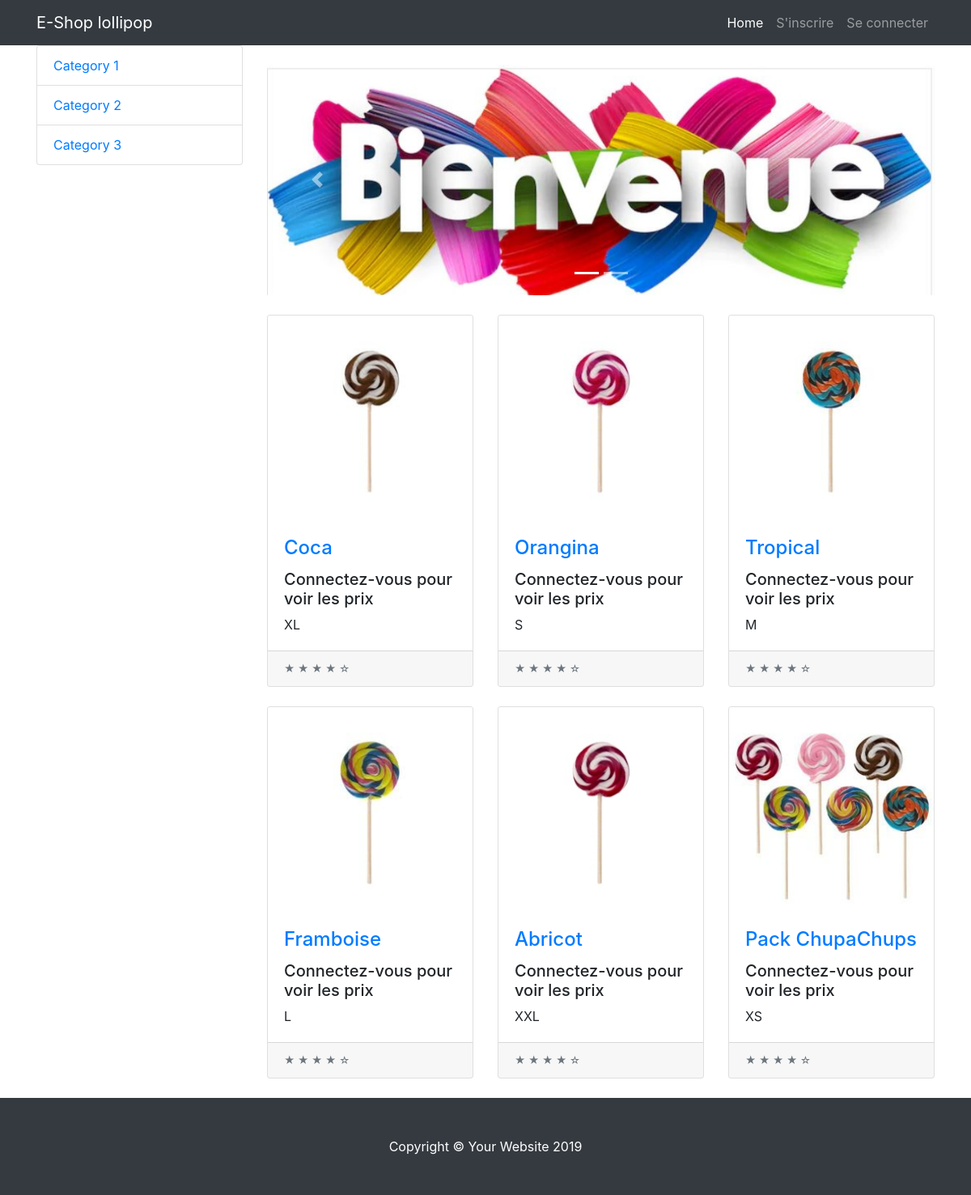
The page / on the database its author committed.
### tables this page shows
CREATE TABLE PRODUIT (
  id_produit INTEGER PRIMARY KEY AUTOINCREMENT,
  libelle_produit VARCHAR NOT NULL,
  price FLOAT NOT NULL,
  qte_produit INTEGER NOT NULL,
  img TEXT,
  id_type_produit VARCHAR NOT NULL,
  CONSTRAINT fk_produit FOREIGN KEY(id_type_produit)
  REFERENCES typeProduit(id_type_produit)
);

CREATE TABLE TYPEPRODUIT (
  id_type_produit INTEGER PRIMARY KEY AUTOINCREMENT,
  libelle_type VARCHAR UNIQUE NOT NULL
);

### flaskr/eboutique.py (the view)
@bp.route("/")
def index():
    db = get_db()
    products = db.execute(
        "SELECT libelle_produit, libelle_type, price, img"
        " FROM produit p"
        " INNER JOIN typeproduit tp ON p.id_produit = tp.id_type_produit"
    ).fetchall()
    return render_template("index.html", products=products)

### flaskr/auth.py (called while the page is built)
@bp.before_app_request
def load_logged_in_user():
    user_id = session.get("user_id")
    if user_id is None:
        g.user = None
    else:
        g.user = (
            get_db().execute("SELECT * FROM user WHERE id = ?", (user_id,)).fetchone()
        )

### flaskr/db.py (called while the page is built)
def get_db():
    if "db" not in g:
        g.db = sqlite3.connect(
            current_app.config["DATABASE"], detect_types=sqlite3.PARSE_DECLTYPES
        )
        g.db.row_factory = sqlite3.Row
    return g.db

### flaskr/templates/index.html (shortened to what this page needs)
<html lang="fr">
<head>
<link rel="stylesheet" type="text/css" href="{{ url_for('static', filename='./vendor/bootstrap/css/bootstrap.min.css') }}">
<link rel="stylesheet" type="text/css" href="{{ url_for('static', filename='./css/shop-homepage.css') }}">
</head>
<body>
  <nav class="navbar navbar-expand-lg navbar-dark bg-dark fixed-top">
    <div class="container">
      <a class="navbar-brand" href="#">E-Shop lollipop</a>
      <div class="collapse navbar-collapse" id="navbarResponsive">
        <ul class="navbar-nav ml-auto">
          <li class="nav-item active">
            <a class="nav-link" href="#">Home
            </a>
          </li>
          <li class="nav-item">
            <a class="nav-link" href="{{ url_for('auth.register') }}">S'inscrire</a>
          </li>
          {% if g.user %}
          <li class="nav-item">
            <a class="nav-link" href="{{ url_for('auth.logout') }}">Se Deconnecter</a>
          </li>
          {% else %}
          <li class="nav-item">
            <a class="nav-link" href="{{ url_for('auth.login') }}">Se connecter</a>
          </li>
          {% endif %}
        </ul>
      </div>
    </div>
  </nav>
  <div class="container">
    <div class="row">
      <div class="col-lg-3">
        <div class="list-group">
          <a href="#" class="list-group-item">Category 1</a>
          <a href="#" class="list-group-item">Category 2</a>
          <a href="#" class="list-group-item">Category 3</a>
        </div>
      </div>
      <div class="col-lg-9">
        <div id="carouselExampleIndicators" class="carousel slide my-4" data-ride="carousel">
          <ol class="carousel-indicators">
            <li data-target="#carouselExampleIndicators" data-slide-to="0" class="active"></li>
            <li data-target="#carouselExampleIndicators" data-slide-to="1"></li>
          </ol>
          <div class="carousel-inner" role="listbox">
            <div class="carousel-item active">
              <img class="d-block img-fluid" src="{{ url_for('static', filename='./images/homeSlider.jpg') }}" alt="First slide">
            </div>
          </div>
          <a class="carousel-control-prev" href="#carouselExampleIndicators" role="button" data-slide="prev">
            <span class="carousel-control-prev-icon" aria-hidden="true"></span>
          </a>
          <a class="carousel-control-next" href="#carouselExampleIndicators" role="button" data-slide="next">
            <span class="carousel-control-next-icon" aria-hidden="true"></span>
          </a>
        </div>
        <div class="row">
          {% for product in products %}
          <div class="col-lg-4 col-md-6 mb-4">
            <div class="card h-100">
              <a href="#"><img class="card-img-top" src="{{ url_for('static', filename=product['img']) }}" alt=""></a>
              <div class="card-body">
                <h4 class="card-title">
                  <a href="#">{{ product['libelle_produit'] }}</a>
                </h4>
                {% if g.user %}
                <h5>{{ product['price'] }} €</h5>
                {% else %}
                <h5>Connectez-vous pour voir les prix</h5>
                {% endif %}
                <p class="card-text">{{ product['libelle_type'] }}</p>
              </div>
              <div class="card-footer">
                <small class="text-muted">&#9733; &#9733; &#9733; &#9733; &#9734;</small>
              </div>
            </div>
          </div>
          {% endfor %}
        </div>
      </div>
    </div>
  </div>
  <footer class="py-5 bg-dark">
    <div class="container">
      <p class="m-0 text-center text-white">Copyright &copy; Your Website 2019</p>
    </div>
  </footer>
</body>
</html>

### flaskr/static/css/shop-homepage.css (style rules this page uses)
body { padding-top: 56px; }

### rows shown on the page
PRODUIT: img (picture), libelle_produit "Coca", libelle_type "XL"
PRODUIT: img (picture), libelle_produit "Orangina", libelle_type "S"
PRODUIT: img (picture), libelle_produit "Tropical", libelle_type "M"
PRODUIT: img (picture), libelle_produit "Framboise", libelle_type "L"
PRODUIT: img (picture), libelle_produit "Abricot", libelle_type "XXL"
PRODUIT: img (picture), libelle_produit "Pack ChupaChups", libelle_type "XS"
